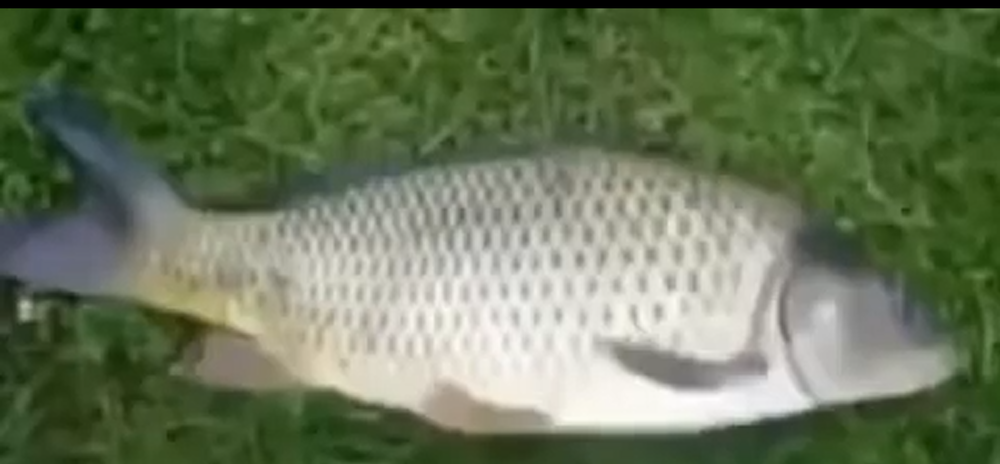
#> input picture t2/crazy.png, 1000 x 464 px, shrunk from 1917 x 890 before the run, found by its file name
$ python graph.py
#> lines starting #> are read from the running program, lines starting #| are printed output that depends on the picture
import cv2
from matplotlib import pyplot as plt

img = cv2.imread("t2/crazy.png")
#> img is the input picture: shape (464, 1000, 3); mean B, G, R 89, 118.2, 104.9

cnv = cv2.cvtColor(img, cv2.COLOR_BGR2RGB)

r, g, b = cv2.split(cnv)
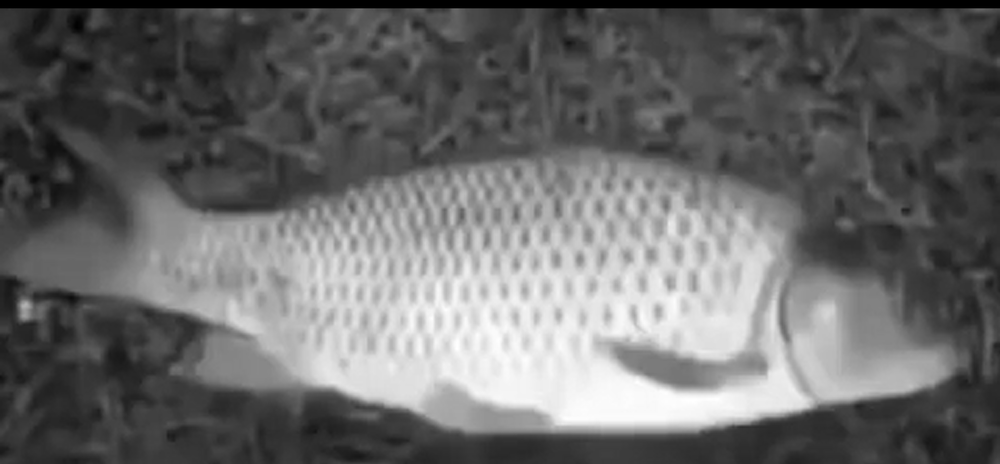
#> r: shape (464, 1000); min 0, max 255, mean 104.9
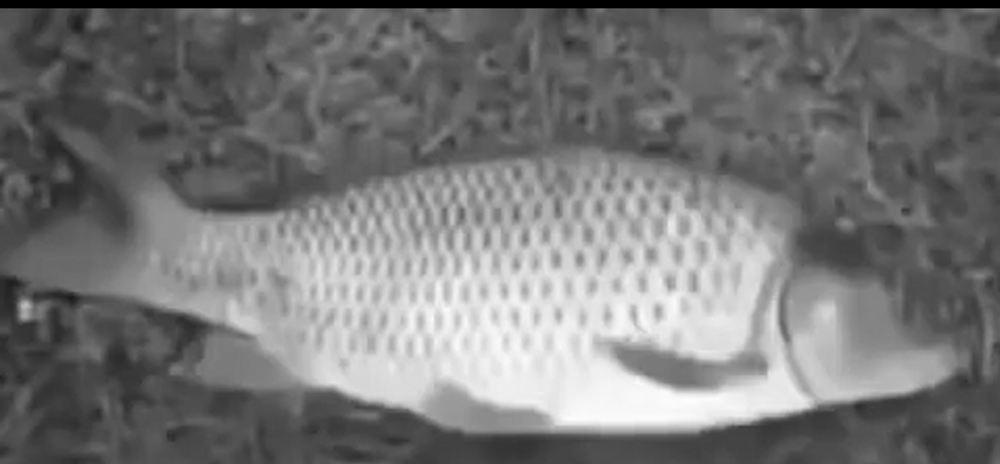
#> g: shape (464, 1000); min 0, max 253, mean 118.2
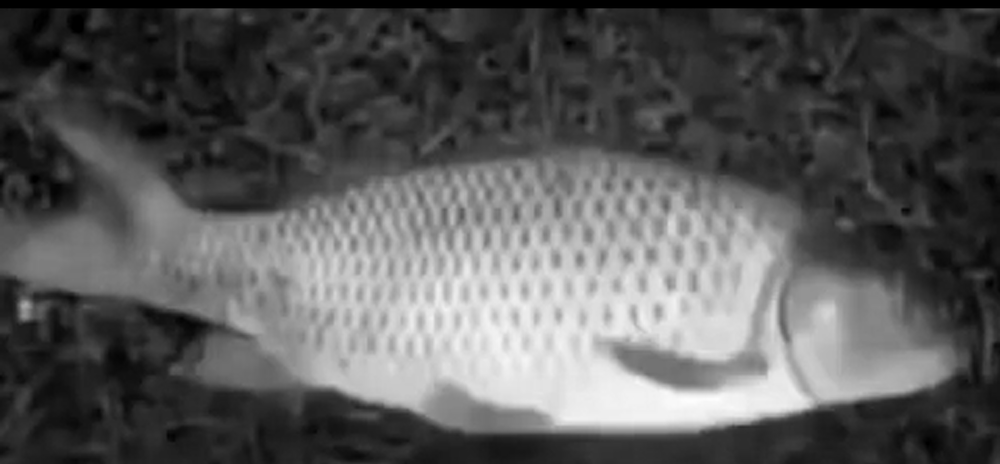
#> b: shape (464, 1000); min 0, max 254, mean 89

plt.figure(figsize=(10, 6))

plt.hist(r.ravel(), bins=256, color='red', alpha=0.5, label='Red Channel')
plt.hist(g.ravel(), bins=256, color='green', alpha=0.5, label='Green Channel')
plt.hist(b.ravel(), bins=256, color='blue', alpha=0.5, label='Blue Channel')

plt.title('Color Histogram')
plt.xlabel('Pixel Intensity')
plt.ylabel('Frequency')
plt.legend()
plt.show()
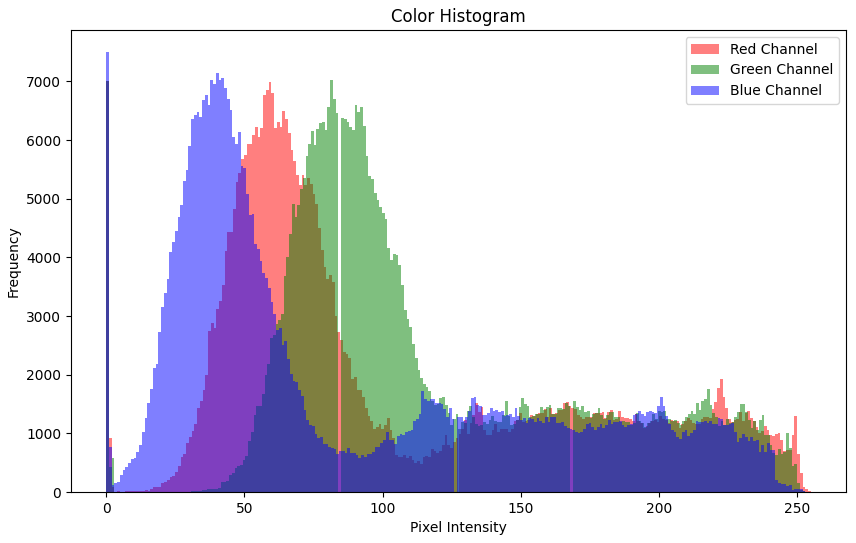
#> figure drawn by matplotlib, 1 panel; tallest bar 7014 high, from x = 0 to 0.996; tallest bar 7018 high, from x = 81.04 to 82.03; tallest bar 7501 high, from x = 0 to 0.992
